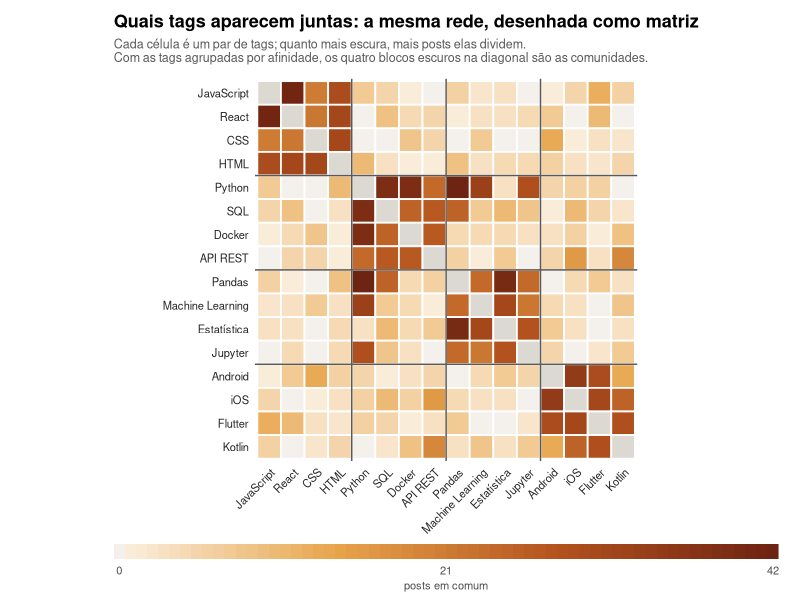

Write the R code that produced this figure.
# Libraries
library(ggplot2)
library(patchwork)
library(jsonlite)

# Dados 100% ficticios: co-ocorrencia de tags num forum de tecnologia -- quantas
# vezes cada par de tags apareceu no mesmo post. E uma rede como qualquer outra
# (16 nos, arestas ponderadas), mas desenhada como MATRIZ em vez de nos e linhas.
#
# Os pesos sao construidos a partir de uma estrutura de comunidade explicita
# (quatro grupos de quatro tags) mais pontes deliberadas entre alguns grupos.
# Sem comunidade nenhuma no dado, a matriz nao teria bloco pra revelar -- e a
# reordenacao, que e a razao de existir deste grafico, nao mostraria nada.
set.seed(4242)

grupos <- list(
  "Front-end" = c("JavaScript", "React", "CSS", "HTML"),
  "Back-end"  = c("Python", "SQL", "Docker", "API REST"),
  "Dados"     = c("Pandas", "Machine Learning", "Estatística", "Jupyter"),
  "Mobile"    = c("Android", "iOS", "Flutter", "Kotlin")
)
tags <- unlist(grupos, use.names = FALSE)
grupo_de <- setNames(rep(names(grupos), lengths(grupos)), tags)
n <- length(tags)

m <- matrix(0L, n, n, dimnames = list(tags, tags))
for (i in seq_len(n - 1)) {
  for (j in seq(i + 1, n)) {
    mesmo <- grupo_de[[tags[i]]] == grupo_de[[tags[j]]]
    v <- as.integer(round(rnorm(1, if (mesmo) 26 else 4, if (mesmo) 7 else 3)))
    v <- max(0L, v)
    m[i, j] <- v
    m[j, i] <- v
  }
}

# Pontes entre grupos, postas a mao: sao elas que impedem a matriz de virar
# quatro blocos perfeitamente isolados (o que seria bonito e irreal). Aqui,
# back-end e dados compartilham muito por causa do Python, e mobile toca o
# back-end pela API -- enquanto front-end fica praticamente fechado em si.
pontes <- list(
  c("Python", "Pandas", 42), c("Python", "Machine Learning", 33),
  c("Python", "Jupyter", 29), c("SQL", "Pandas", 25),
  c("Kotlin", "API REST", 19), c("iOS", "API REST", 16),
  c("JavaScript", "Flutter", 12)
)
for (p in pontes) {
  m[p[1], p[2]] <- as.integer(p[3])
  m[p[2], p[1]] <- as.integer(p[3])
}

# Paleta propria: rampa sequencial ambar -> terracota -> marrom. Uma rampa
# sequencial (nao categorica) porque o peso e uma quantidade ordenada; o tom
# mais claro precisa ser distinguivel do fundo da pagina, senao "poucos posts
# em comum" e "nenhum" viram a mesma celula.
rampa <- colorRampPalette(c("#FBF1E2", "#E8A54B", "#B4531F", "#6E2412"))
cor_zero <- "#F4F1EC"
cor_diagonal <- "#DCD8D2"

peso_max <- max(m)
cor_do_peso <- function(v) {
  if (is.na(v)) return(cor_diagonal)
  if (v == 0) return(cor_zero)
  rampa(101)[round(v / peso_max * 100) + 1]
}

# Formato longo: uma linha por celula. A diagonal fica NA -- a co-ocorrencia de
# uma tag com ela mesma nao e um dado, e preenche-la com o total da tag mudaria
# a escala de cor inteira por causa de valores que nao sao comparaveis aos
# outros.
celulas <- expand.grid(a = tags, b = tags, stringsAsFactors = FALSE)
celulas$peso <- mapply(function(a, b) if (a == b) NA_integer_ else m[a, b], celulas$a, celulas$b)
celulas$cor <- vapply(celulas$peso, cor_do_peso, character(1))

# Ordem por agrupamento: a ordem que revela os blocos, e a que a imagem estatica
# usa. As outras duas (alfabetica, por grau) so existem na versao interativa.
ordem_grupo <- tags
grau <- rowSums(m)

celulas$a <- factor(celulas$a, levels = ordem_grupo)
celulas$b <- factor(celulas$b, levels = rev(ordem_grupo))

# Linhas separando os grupos: sem elas o leitor precisa descobrir sozinho onde
# um bloco termina e o outro comeca.
limites <- cumsum(lengths(grupos))
limites <- limites[-length(limites)]

p <- ggplot(celulas, aes(x = a, y = b)) +
  geom_tile(aes(fill = cor), colour = "white", linewidth = 0.6) +
  scale_fill_identity() +
  geom_vline(xintercept = limites + 0.5, colour = "grey35", linewidth = 0.5) +
  geom_hline(yintercept = n - limites + 0.5, colour = "grey35", linewidth = 0.5) +
  coord_fixed() +
  labs(
    title = "Quais tags aparecem juntas: a mesma rede, desenhada como matriz",
    subtitle = paste(
      "Cada célula é um par de tags; quanto mais escura, mais posts elas dividem.",
      "\nCom as tags agrupadas por afinidade, os quatro blocos escuros na diagonal são as comunidades."
    ),
    x = NULL, y = NULL
  ) +
  theme_minimal(base_size = 10) +
  theme(
    plot.title = element_text(face = "bold", size = 13),
    plot.subtitle = element_text(colour = "grey35", size = 9, margin = margin(b = 10)),
    panel.grid = element_blank(),
    axis.text.x = element_text(angle = 45, hjust = 1, colour = "grey15"),
    axis.text.y = element_text(colour = "grey15")
  )

# Legenda desenhada a mao. `scale_fill_identity()` nao gera legenda nenhuma --
# e trocar por `scale_fill_gradientn()` (que geraria) faria o ggplot2 recalcular
# as cores interpolando em Lab, enquanto o `colorRampPalette` acima interpola em
# RGB: as duas versoes do grafico passariam a ter paletas ligeiramente
# diferentes, exatamente o tipo de divergencia que a checagem do WORKFLOW proibe.
faixa <- data.frame(
  v = seq(0, peso_max, length.out = 60)
)
faixa$cor <- vapply(faixa$v, cor_do_peso, character(1))

p_legenda <- ggplot(faixa, aes(x = v, y = 1, fill = cor)) +
  geom_tile() +
  scale_fill_identity() +
  scale_x_continuous(breaks = c(0, round(peso_max / 2), peso_max), expand = c(0, 0)) +
  labs(x = "posts em comum", y = NULL) +
  theme_minimal(base_size = 10) +
  theme(
    panel.grid = element_blank(),
    axis.text.y = element_blank(),
    axis.text.x = element_text(colour = "grey30", size = 8),
    axis.title.x = element_text(colour = "grey30", size = 8, margin = margin(t = 2)),
    plot.margin = margin(0, 10, 0, 10)
  )

final <- patchwork::wrap_plots(p, p_legenda, ncol = 1, heights = c(24, 1))

ggsave("output.png", plot = final, width = 8.5, height = 8.4, dpi = 150)

# ---------------------------------------------------------------------------
# Versao interativa: a mesma matriz, com o controle que a torna util de verdade.
# Uma matriz de adjacencia nao tem layout pra calcular -- o que ela tem e uma
# ORDEM, e a ordem decide se os blocos aparecem ou nao. Trocar entre agrupada,
# alfabetica e por grau (com as linhas e colunas deslizando) mostra que a rede
# nao mudou: so a ordem em que ela foi escrita.
#
# A cor de cada celula vem pronta daqui, calculada uma unica vez, pra que o
# output.png e a versao interativa nao possam divergir de paleta.
# ---------------------------------------------------------------------------
viz <- list(
  meta = list(
    tags = tags,
    grupos = as.list(grupo_de),
    nomesGrupos = names(grupos),
    grau = as.list(setNames(as.integer(grau), tags)),
    pesoMaximo = as.integer(peso_max),
    paleta = list(
      zero = cor_zero,
      diagonal = cor_diagonal,
      escala = rampa(9)
    ),
    nota = paste(
      "Troque para a ordem alfabética e veja os blocos desaparecerem:",
      "a rede é exatamente a mesma, só a ordem das linhas mudou."
    )
  ),
  celulas = lapply(seq_len(nrow(celulas)), function(i) {
    list(
      a = as.character(celulas$a[i]),
      b = as.character(celulas$b[i]),
      # `NA`, nao `NULL`: um `NULL` dentro de `list()` nao vira `null` no JSON --
      # ele some do elemento e o campo sai como objeto vazio (`{}`), que no D3
      # e um valor "presente" e passa direto por qualquer teste de ausencia.
      # O `na = "null"` do write_json abaixo e quem converte o NA corretamente.
      peso = celulas$peso[i],
      cor = celulas$cor[i]
    )
  })
)

write_json(viz, "data.json", auto_unbox = TRUE, digits = NA, na = "null")
